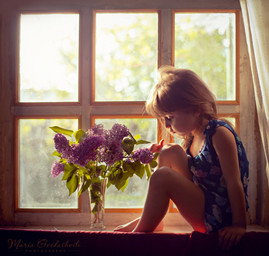
//> input picture opencv/learning-opencv3/resources/girl.jpg, 269 x 256 px
$ ./pyramid   (built with g++ and OpenCV 4)
//> lines starting //> are read from the running program, lines starting //| are printed output that depends on the picture
#include <opencv2/core.hpp>
#include <opencv2/highgui.hpp>
#include <opencv2/imgproc.hpp>

#include <iostream>
#include <vector>

int main()
{
    cv::Mat src = cv::imread("../resources/girl.jpg");
//> src is the input picture: 256 rows x 269 cols, CV_8UC3; mean B, G, R 103.3, 116.4, 141.7
    cv::imshow("Source", src);
    std::cout << "source size: " << src.size() << std::endl;
//| source size: [269 x 256]

    // pyrDown
    cv::Mat dst;
    cv::pyrDown(src, dst);
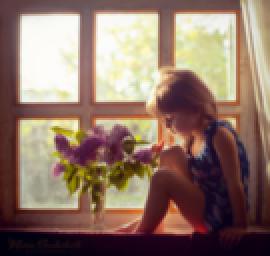
//> dst: 128 rows x 135 cols, CV_8UC3 (shown 2 times larger); mean B, G, R 103.3, 116.4, 141.8
    cv::imshow("After pyrDown", dst);
    std::cout << "after pyrDown() size: " << dst.size() << std::endl;
//| after pyrDown() size: [135 x 128]

    // buildPyramid
    std::vector<cv::Mat> dsts;
    cv::buildPyramid(src, dsts, 3);
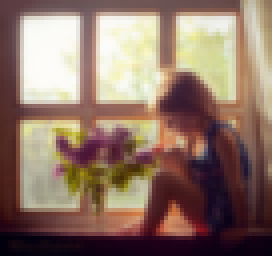
//> dsts[2]: 64 rows x 68 cols, CV_8UC3 (shown 4 times larger); mean B, G, R 103.3, 116.5, 141.9
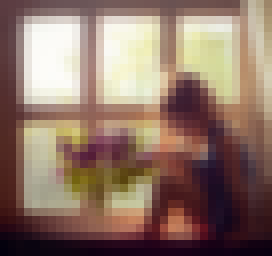
//> dsts[3]: 32 rows x 34 cols, CV_8UC3 (shown 8 times larger); mean B, G, R 103.5, 116.7, 142.2
    std::cout << "pyramid size: " << dsts.size() << std::endl;
//| pyramid size: 4
    for (int i = 0; i < dsts.size(); ++i) {
        std::stringstream title;
        title << "Guassian Pyramid #" << i;
        imshow(title.str(), dsts[i]);
        std::cout << title.str() << " size: " << dsts[i].size() << std::endl;
    }
//> this loop made 4 passes
//| Guassian Pyramid #0 size: [269 x 256]
//| Guassian Pyramid #1 size: [135 x 128]
//| Guassian Pyramid #2 size: [68 x 64]
//| Guassian Pyramid #3 size: [34 x 32]

    // compare performance of pyrDown() and resize()
    int64 tick = cv::getTickCount();
    cv::pyrDown(src, dst);
    std::cout << "pyrDown() use " << (cv::getTickCount() - tick) / cv::getTickFrequency()
              << "ms" << std::endl;

    tick = cv::getTickCount();
    cv::resize(src, dst, src.size() / 2);
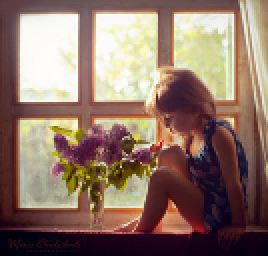
//> dst: 128 rows x 134 cols, CV_8UC3 (shown 2 times larger); mean B, G, R 103.3, 116.4, 141.7
    std::cout << "resize() use " << (cv::getTickCount() - tick) / cv::getTickFrequency()
              << "ms" << std::endl;

    // pyrUp
    cv::pyrUp(src, dst);
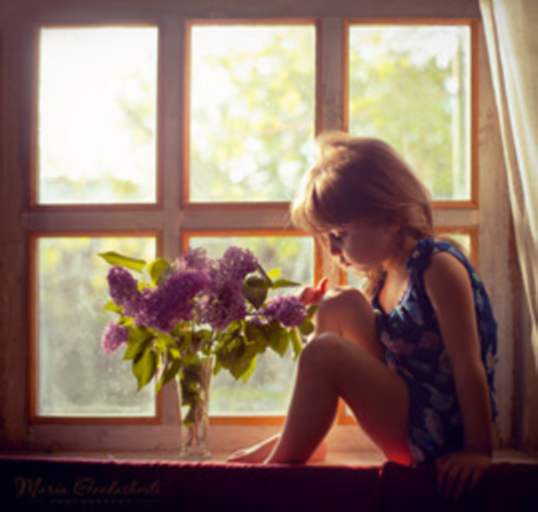
//> dst: 512 rows x 538 cols, CV_8UC3; mean B, G, R 103.4, 116.5, 141.7
    cv::imshow("After pyrUp", dst);
    std::cout << "after pyrUp() size: " << dst.size() << std::endl;
//| after pyrUp() size: [538 x 512]

    cv::waitKey();
    return 0;
}

$ run again, with opencv/learning-opencv3/resources/chariot.jpg copied over opencv/learning-opencv3/resources/girl.jpg
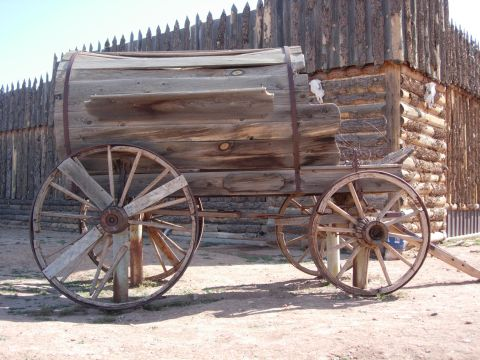
//> input picture opencv/learning-opencv3/resources/chariot.jpg, 480 x 360 px
//> src is the input picture: 360 rows x 480 cols, CV_8UC3; mean B, G, R 134.3, 135.8, 148.6
//| source size: [480 x 360]
//| after pyrDown() size: [240 x 180]
//> `cv::buildPyramid(src, dsts, 3);`:
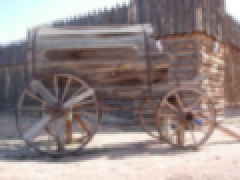
//> dsts[2]: 90 rows x 120 cols, CV_8UC3 (shown 2 times larger); mean B, G, R 134.2, 135.6, 148.3
//| pyramid size: 4
//> the loop `for (int i = 0; i < dsts.size(); ++i)` made 4 passes
//| Guassian Pyramid #0 size: [480 x 360]
//| Guassian Pyramid #1 size: [240 x 180]
//| Guassian Pyramid #2 size: [120 x 90]
//| Guassian Pyramid #3 size: [60 x 45]
//> `cv::pyrUp(src, dst);`:
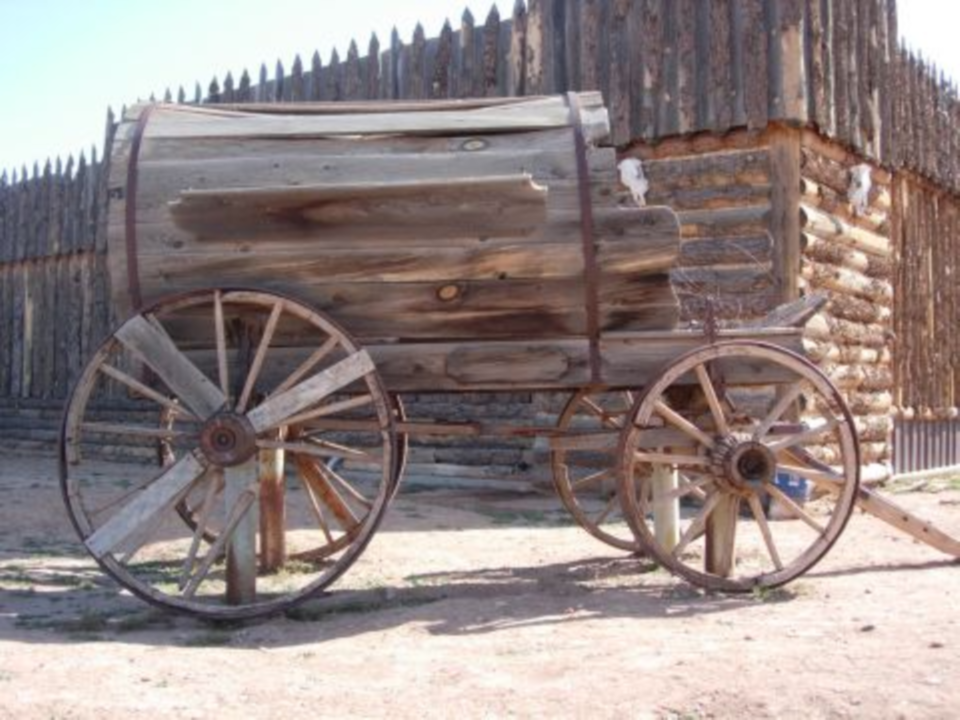
//> dst: 720 rows x 960 cols, CV_8UC3; mean B, G, R 134.4, 135.9, 148.7
//| after pyrUp() size: [960 x 720]

$ run again, with opencv/learning-opencv3/resources/church01.jpg copied over opencv/learning-opencv3/resources/girl.jpg
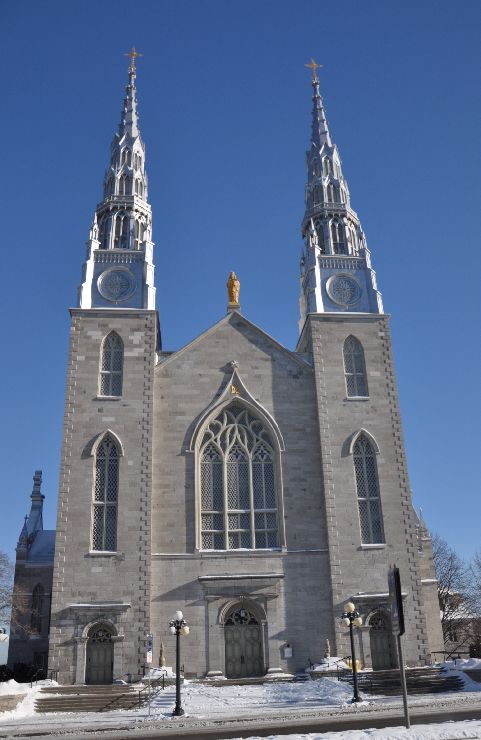
//> input picture opencv/learning-opencv3/resources/church01.jpg, 481 x 740 px
//> src is the input picture: 740 rows x 481 cols, CV_8UC3; mean B, G, R 139.6, 109.9, 93.3
//| source size: [481 x 740]
//| after pyrDown() size: [241 x 370]
//> `cv::buildPyramid(src, dsts, 3);`:
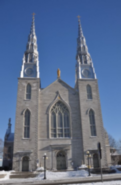
//> dsts[2]: 185 rows x 121 cols, CV_8UC3; mean B, G, R 139.7, 109.8, 93.1
//| pyramid size: 4
//> the loop `for (int i = 0; i < dsts.size(); ++i)` made 4 passes
//| Guassian Pyramid #0 size: [481 x 740]
//| Guassian Pyramid #1 size: [241 x 370]
//| Guassian Pyramid #2 size: [121 x 185]
//| Guassian Pyramid #3 size: [61 x 93]
//> `cv::resize(src, dst, src.size() / 2);`:
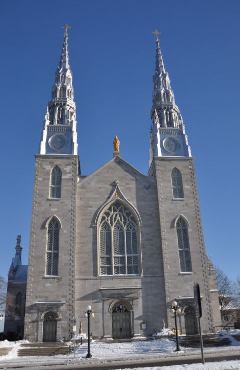
//> dst: 370 rows x 240 cols, CV_8UC3; mean B, G, R 139.5, 109.8, 93.2
//| after pyrUp() size: [962 x 1480]
